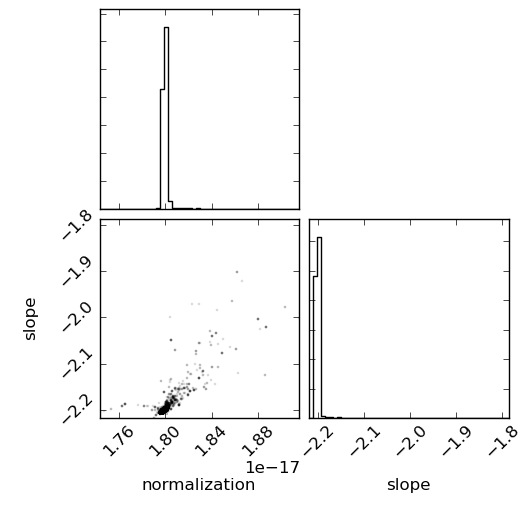

Write Python code to recreate this figure.
#!/usr/bin/env python
# -*- coding: utf-8 -*-

from __future__ import print_function, absolute_import, unicode_literals

__all__ = ["corner", "hist2d", "error_ellipse"]
__version__ = "0.0.5"
__author__ = "Dan Foreman-Mackey (danfm@nyu.edu)"
__copyright__ = "Copyright 2013 Daniel Foreman-Mackey"
__contributors__ = [    # Alphabetical by first name.
                        "Ekta Patel @ekta1224",
                        "Geoff Ryan @geoffryan",
                        "Phil Marshall @drphilmarshall",
                        "Pierre Gratier @pirg",
                   ]

import numpy as np
import matplotlib.pyplot as pl
from matplotlib.ticker import MaxNLocator
from matplotlib.colors import LinearSegmentedColormap
from matplotlib.patches import Ellipse
import matplotlib.cm as cm


def corner(xs, labels=None, extents=None, truths=None, truth_color="#4682b4",
           scale_hist=False, quantiles=[], **kwargs):
    """
    Make a *sick* corner plot showing the projections of a set of samples
    drawn in a multi-dimensional space.

    :param xs: ``(nsamples, ndim)``
        The samples. This should be a 1- or 2-dimensional array. For a 1-D
        array this results in a simple histogram. For a 2-D array, the zeroth
        axis is the list of samples and the next axis are the dimensions of
        the space.

    :param labels: ``ndim`` (optional)
        A list of names for the dimensions.

    :param truths: ``ndim`` (optional)
        A list of reference values to indicate on the plots.

    :param truth_color: (optional)
        A ``matplotlib`` style color for the ``truths`` makers.

    :param quantiles: (optional)
        A list of fractional quantiles to show on the 1-D histograms as
        vertical dashed lines.

    :param scale_hist: (optional)
        Should the 1-D histograms be scaled in such a way that the zero line
        is visible?

    """

    # Deal with 1D sample lists.
    xs = np.atleast_1d(xs)
    if len(xs.shape) == 1:
        xs = np.atleast_2d(xs)
    else:
        assert len(xs.shape) == 2, "The input sample array must be 1- or 2-D."
        xs = xs.T
    assert xs.shape[0] <= xs.shape[1], "I don't believe that you want more " \
                                       "dimensions than samples!"

    K = len(xs)
    factor = 2.0           # size of one side of one panel
    lbdim = 0.5 * factor   # size of left/bottom margin
    trdim = 0.05 * factor  # size of top/right margin
    whspace = 0.05         # w/hspace size
    plotdim = factor * K + factor * (K - 1.) * whspace
    dim = lbdim + plotdim + trdim
    fig = pl.figure(figsize=(dim, dim))
    lb = lbdim / dim
    tr = (lbdim + plotdim) / dim
    fig.subplots_adjust(left=lb, bottom=lb, right=tr, top=tr,
                        wspace=whspace, hspace=whspace)

    if extents is None:
        extents = [[x.min(), x.max()] for x in xs]

    for i, x in enumerate(xs):
        # Plot the histograms.
        ax = fig.add_subplot(K, K, i * (K + 1) + 1)
        n, b, p = ax.hist(x, bins=kwargs.get("bins", 50), range=extents[i],
                histtype="step", color=kwargs.get("color", "k"))
        if truths is not None:
            ax.axvline(truths[i], color=truth_color)

        # Plot quantiles if wanted.
        if len(quantiles) > 0:
            xsorted = sorted(x)
            for q in quantiles:
                ax.axvline(xsorted[int(q * len(xsorted))], ls="dashed",
                           color=kwargs.get("color", "k"))

        # Set up the axes.
        ax.set_xlim(extents[i])
        if scale_hist:
            maxn = np.max(n)
            ax.set_ylim(-0.1 * maxn, 1.1 * maxn)
        else:
            ax.set_ylim(0, 1.1 * np.max(n))
        ax.set_yticklabels([])
        ax.xaxis.set_major_locator(MaxNLocator(5))

        # Not so DRY.
        if i < K - 1:
            ax.set_xticklabels([])
        else:
            [l.set_rotation(45) for l in ax.get_xticklabels()]
            if labels is not None:
                ax.set_xlabel(labels[i])
                ax.xaxis.set_label_coords(0.5, -0.3)

        for j, y in enumerate(xs[:i]):
            ax = fig.add_subplot(K, K, (i * K + j) + 1)
            hist2d(y, x, ax=ax, extent=[extents[j], extents[i]], **kwargs)

            if truths is not None:
                ax.plot(truths[j], truths[i], "s", color=truth_color)
                ax.axvline(truths[j], color=truth_color)
                ax.axhline(truths[i], color=truth_color)

            ax.xaxis.set_major_locator(MaxNLocator(5))
            ax.yaxis.set_major_locator(MaxNLocator(5))

            if i < K - 1:
                ax.set_xticklabels([])
            else:
                [l.set_rotation(45) for l in ax.get_xticklabels()]
                if labels is not None:
                    ax.set_xlabel(labels[j])
                    ax.xaxis.set_label_coords(0.5, -0.3)

            if j > 0:
                ax.set_yticklabels([])
            else:
                [l.set_rotation(45) for l in ax.get_yticklabels()]
                if labels is not None:
                    ax.set_ylabel(labels[i])
                    ax.yaxis.set_label_coords(-0.3, 0.5)

    return fig


def error_ellipse(mu, cov, ax=None, factor=1.0, **kwargs):
    """
    Plot the error ellipse at a point given it's covariance matrix.

    """
    # some sane defaults
    facecolor = kwargs.pop('facecolor', 'none')
    edgecolor = kwargs.pop('edgecolor', 'k')

    x, y = mu
    U, S, V = np.linalg.svd(cov)
    theta = np.degrees(np.arctan2(U[1, 0], U[0, 0]))
    ellipsePlot = Ellipse(xy=[x, y],
            width=2 * np.sqrt(S[0]) * factor,
            height=2 * np.sqrt(S[1]) * factor,
            angle=theta,
            facecolor=facecolor, edgecolor=edgecolor, **kwargs)

    if ax is None:
        ax = pl.gca()
    ax.add_patch(ellipsePlot)


def hist2d(x, y, *args, **kwargs):
    """
    Plot a 2-D histogram of samples.

    """
    ax = kwargs.pop("ax", pl.gca())

    extent = kwargs.pop("extent", [[x.min(), x.max()], [y.min(), y.max()]])
    bins = kwargs.pop("bins", 50)
    color = kwargs.pop("color", "k")
    plot_datapoints = kwargs.get("plot_datapoints", True)

    cmap = cm.get_cmap("gray")
    cmap._init()
    cmap._lut[:-3, :-1] = 0.
    cmap._lut[:-3, -1] = np.linspace(1, 0, cmap.N)

    X = np.linspace(extent[0][0], extent[0][1], bins + 1)
    Y = np.linspace(extent[1][0], extent[1][1], bins + 1)
    H, X, Y = np.histogram2d(x.flatten(), y.flatten(), bins=(X, Y))

    V = 1.0 - np.exp(-0.5 * np.arange(0.5, 2.1, 0.5) ** 2)
    Hflat = H.flatten()
    inds = np.argsort(Hflat)[::-1]
    Hflat = Hflat[inds]
    sm = np.cumsum(Hflat)
    sm /= sm[-1]

    for i, v0 in enumerate(V):
        try:
            V[i] = Hflat[sm <= v0][-1]
        except:
            V[i] = Hflat[0]

    X1, Y1 = 0.5 * (X[1:] + X[:-1]), 0.5 * (Y[1:] + Y[:-1])
    X, Y = X[:-1], Y[:-1]

    if plot_datapoints:
        ax.plot(x, y, "o", color=color, ms=1.5, zorder=-1, alpha=0.1,
                rasterized=True)
        V2 = np.array(list( set([V[-1], H.max()])) )
        V2.sort()
        if len(V2) == 1:
            V2 = np.array([0, V2[0]])
        ax.contourf(X1, Y1, H.T, V2,
                    cmap=LinearSegmentedColormap.from_list("cmap", ([1] * 3, [1] * 3),
                    N=2), antialiased=False)

    ax.pcolor(X, Y, H.max() - H.T, cmap=cmap)
    # Contour levels must be sorted for countour to work.
    # There cannot be repeats in contour levels.
    V = np.array(list(set(V)))
    V.sort()
    ax.contour(X1, Y1, H.T, V, colors=color)

    data = np.vstack([x, y])
    mu = np.mean(data, axis=1)
    cov = np.cov(data)
    if kwargs.pop("plot_ellipse", False):
        error_ellipse(mu, cov, ax=ax, edgecolor="r", ls="dashed")

    ax.set_xlim(extent[0])
    ax.set_ylim(extent[1])
